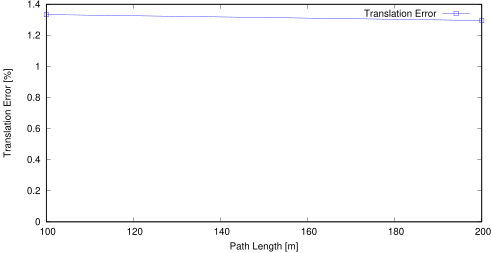

Reproduce this figure in gnuplot.
set term postscript eps enhanced color
set output "sub02_tl.eps"
set size ratio 0.5
set yrange [0:*]
set xlabel "Path Length [m]"
set ylabel "Translation Error [%]"
plot "sub02_tl.txt" using 1:($2*100) title 'Translation Error' lc rgb "#0000FF" pt 4 w linespoints
